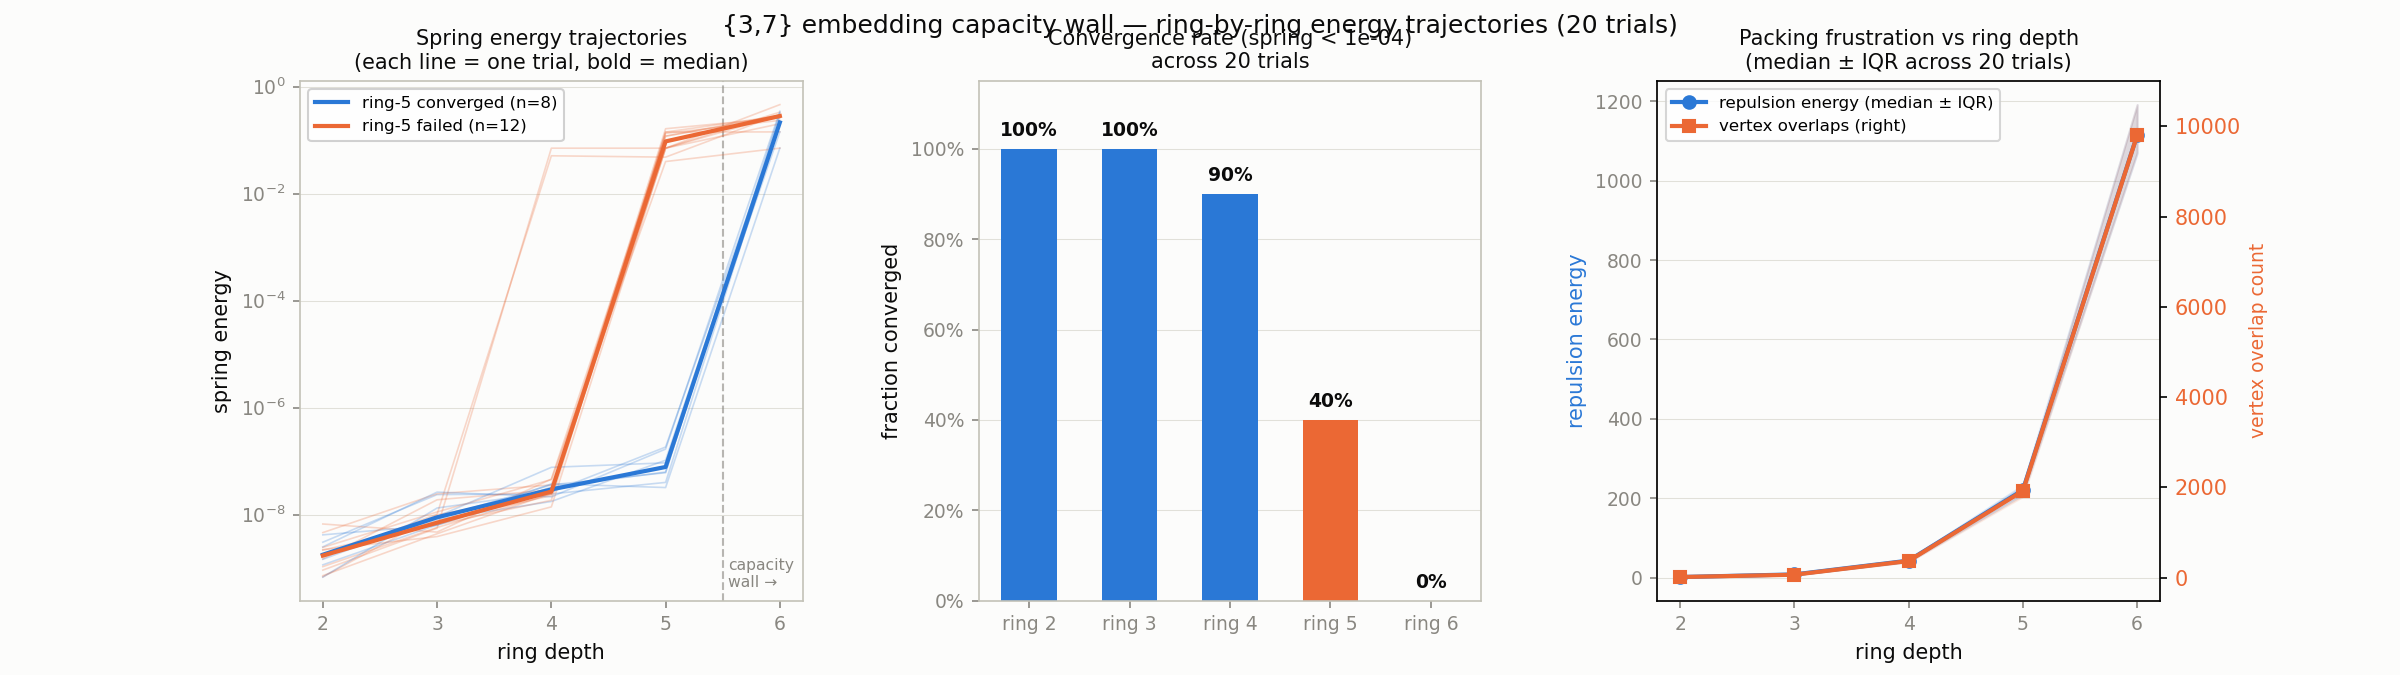

This figure's Python source:
"""
figure_ring6_experiment.py

Three-panel figure from ring6_results.json showing the {3,7} embedding
capacity wall via energy trajectories through ring 6 attempts.
"""
import json, argparse
import numpy as np
import matplotlib
matplotlib.use('Agg')
import matplotlib.pyplot as plt
import matplotlib.ticker as ticker

# ── palette (reference slots 1 & 2, light mode) ──────────────────────────────
C_BLUE   = '#2a78d6'   # categorical slot 1 — converged trials
C_ORANGE = '#eb6834'   # categorical slot 2 — failed trials
C_SURF   = '#fcfcfb'   # chart surface
C_GRID   = '#e1e0d9'   # hairline grid
C_AXIS   = '#c3c2b7'   # axis baseline
C_INK    = '#0b0b0b'   # primary text
C_MUTED  = '#898781'   # tick labels, captions

CONVERGE_TOL = 1e-4    # spring energy threshold for "converged"


def load(path):
    with open(path) as f:
        return json.load(f)


def classify_trials(data):
    """
    For each trial, classify each ring as converged or not.
    Returns dict: trial_idx → {ring: {'spring':..., 'repulsion':..., 'converged':bool}}
    """
    trials = {}
    for t in data['trials']:
        idx = t['trial']
        traj = {}
        for r_str, s in t['trajectory'].items():
            r = int(r_str)
            traj[r] = {
                'spring': s['spring_energy'],
                'repulsion': s['repulsion_energy'],
                'n_overlaps': s['n_overlaps'],
                'edge_std': s['edge_std'],
                'N': s['N'],
                'E': s['E'],
                'converged': s['spring_energy'] < CONVERGE_TOL,
            }
        trials[idx] = traj
    return trials


def panel_spring_trajectories(ax, trials):
    """Spaghetti: spring energy vs ring depth, colored by ring-5 convergence."""
    rings = sorted({r for t in trials.values() for r in t})
    max_ring = max(rings)

    # Classify each trial by ring-5 convergence
    r5_converged = {}
    for idx, traj in trials.items():
        r5_converged[idx] = traj.get(5, {}).get('converged', False)

    # Draw individual trial lines (thin, semi-transparent)
    for idx, traj in trials.items():
        rs = sorted(traj)
        ys = [traj[r]['spring'] for r in rs]
        color = C_BLUE if r5_converged[idx] else C_ORANGE
        ax.plot(rs, ys, color=color, lw=0.8, alpha=0.25, zorder=2)

    # Draw median lines per group per ring
    for converged, color, label in [(True, C_BLUE, 'ring-5 converged'),
                                     (False, C_ORANGE, 'ring-5 failed')]:
        group = [idx for idx, c in r5_converged.items() if c == converged]
        if not group:
            continue
        medians = []
        for r in rings:
            vals = [trials[idx][r]['spring'] for idx in group if r in trials[idx]]
            if vals:
                medians.append((r, np.median(vals)))
        rs_m, ys_m = zip(*medians)
        ax.plot(rs_m, ys_m, color=color, lw=2.0, alpha=1.0, zorder=4,
                label=f'{label} (n={len(group)})')

    ax.set_yscale('log')
    ax.set_xticks(rings)
    ax.set_xlabel('ring depth', fontsize=10, color=C_INK)
    ax.set_ylabel('spring energy', fontsize=10, color=C_INK)
    ax.set_title('Spring energy trajectories\n(each line = one trial, bold = median)',
                 fontsize=10, color=C_INK)
    ax.legend(fontsize=8, framealpha=0.9)
    _style_ax(ax)

    # Capacity wall marker — use axis coords for y so log scale doesn't corrupt bbox
    ax.axvline(5.5, color=C_MUTED, lw=1.0, ls='--', zorder=1, alpha=0.6)
    ax.text(5.55, 0.02, 'capacity\nwall →',
            transform=ax.get_xaxis_transform(),
            color=C_MUTED, fontsize=7.5, va='bottom')


def panel_success_rate(ax, trials):
    """Bar chart: success fraction vs ring depth."""
    rings = sorted({r for t in trials.values() for r in t})
    n_total = len(trials)

    fracs = []
    ns = []
    for r in rings:
        n_conv = sum(1 for t in trials.values()
                     if r in t and t[r]['converged'])
        fracs.append(n_conv / n_total)
        ns.append(trials[list(trials.keys())[0]].get(r, {}).get('N', ''))

    # Color bars by convergence: ≥50% blue, <50% orange, 0% muted
    colors = []
    for f in fracs:
        if f == 0.0:
            colors.append(C_MUTED)
        elif f >= 0.5:
            colors.append(C_BLUE)
        else:
            colors.append(C_ORANGE)

    bars = ax.bar(rings, fracs, color=colors, width=0.55, zorder=2,
                  linewidth=0, edgecolor='none')

    # Direct labels on bars
    for bar, f in zip(bars, fracs):
        label = f'{f:.0%}'
        ypos  = bar.get_height() + 0.02
        ax.text(bar.get_x() + bar.get_width() / 2, ypos, label,
                ha='center', va='bottom', fontsize=9, color=C_INK,
                fontweight='bold')

    ax.set_xticks(rings)
    ax.set_xticklabels([f'ring {r}' for r in rings], fontsize=9)
    ax.set_ylim(0, 1.15)
    ax.set_ylabel('fraction converged', fontsize=10, color=C_INK)
    ax.set_title(f'Convergence rate (spring < {CONVERGE_TOL:.0e})\nacross {n_total} trials',
                 fontsize=10, color=C_INK)
    ax.yaxis.set_major_formatter(ticker.PercentFormatter(1.0))
    _style_ax(ax)


def panel_repulsion(ax, trials):
    """Median + IQR band of repulsion energy and overlap count vs ring depth."""
    rings = sorted({r for t in trials.values() for r in t})

    medians_rep, q25_rep, q75_rep = [], [], []
    medians_ov,  q25_ov,  q75_ov  = [], [], []
    for r in rings:
        vals_rep = [t[r]['repulsion'] for t in trials.values() if r in t]
        vals_ov  = [t[r]['n_overlaps'] for t in trials.values() if r in t]
        medians_rep.append(np.median(vals_rep)); q25_rep.append(np.percentile(vals_rep, 25)); q75_rep.append(np.percentile(vals_rep, 75))
        medians_ov.append(np.median(vals_ov));  q25_ov.append(np.percentile(vals_ov, 25));  q75_ov.append(np.percentile(vals_ov, 75))

    ax.fill_between(rings, q25_rep, q75_rep, color=C_BLUE, alpha=0.15, zorder=1)
    ax.plot(rings, medians_rep, color=C_BLUE, lw=2.0, marker='o', markersize=6,
            zorder=3, label='repulsion energy (median ± IQR)')

    ax2 = ax.twinx()
    ax2.fill_between(rings, q25_ov, q75_ov, color=C_ORANGE, alpha=0.12, zorder=1)
    ax2.plot(rings, medians_ov, color=C_ORANGE, lw=2.0, marker='s', markersize=6,
             zorder=3, label='vertex overlaps (right)')
    ax2.set_ylabel('vertex overlap count', fontsize=9, color=C_ORANGE)
    ax2.tick_params(axis='y', labelcolor=C_ORANGE)

    ax.set_xticks(rings)
    ax.set_xlabel('ring depth', fontsize=10, color=C_INK)
    ax.set_ylabel('repulsion energy', fontsize=10, color=C_BLUE)
    ax.set_title('Packing frustration vs ring depth\n(median ± IQR across 20 trials)',
                 fontsize=10, color=C_INK)

    lines1, labs1 = ax.get_legend_handles_labels()
    lines2, labs2 = ax2.get_legend_handles_labels()
    ax.legend(lines1 + lines2, labs1 + labs2, fontsize=8, loc='upper left')
    _style_ax(ax)


def _style_ax(ax):
    ax.set_facecolor(C_SURF)
    ax.tick_params(colors=C_MUTED, labelsize=9)
    for spine in ax.spines.values():
        spine.set_edgecolor(C_AXIS)
        spine.set_linewidth(0.8)
    ax.grid(axis='y', color=C_GRID, linewidth=0.5, zorder=0)
    ax.set_axisbelow(True)


def make_figure(data, out_path='figure_ring6_experiment.png'):
    trials = classify_trials(data)

    fig, axes = plt.subplots(1, 3, figsize=(16, 4.5))
    fig.patch.set_facecolor(C_SURF)

    panel_spring_trajectories(axes[0], trials)
    panel_success_rate(axes[1], trials)
    panel_repulsion(axes[2], trials)

    fig.suptitle('{3,7} embedding capacity wall — ring-by-ring energy trajectories '
                 f'({data["n_trials"]} trials)',
                 fontsize=12, color=C_INK)
    fig.subplots_adjust(top=0.88, wspace=0.35)
    fig.savefig(out_path, dpi=150, facecolor=C_SURF)
    print(f'Saved {out_path}')


if __name__ == '__main__':
    ap = argparse.ArgumentParser()
    ap.add_argument('--input', default='ring6_results.json')
    ap.add_argument('--out',   default='figure_ring6_experiment.png')
    args = ap.parse_args()
    data = load(args.input)
    make_figure(data, args.out)
